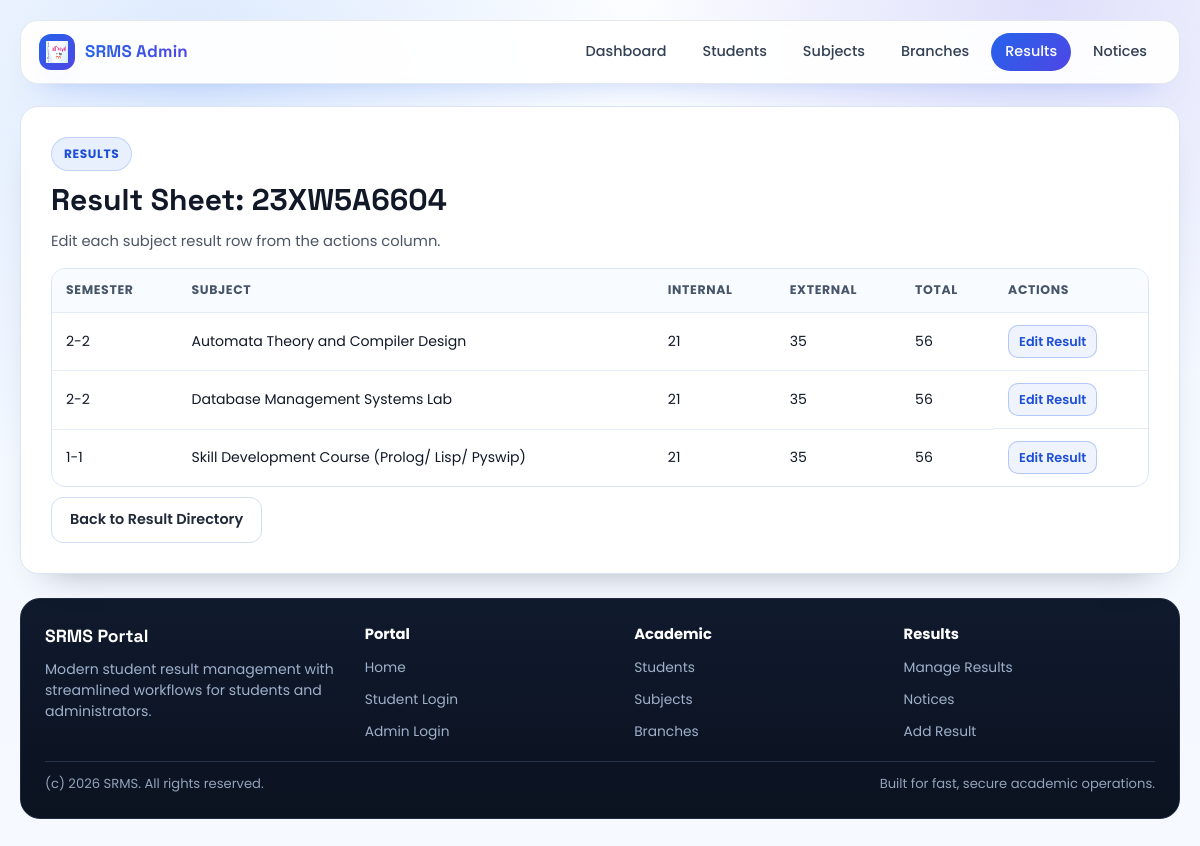
The app's page /result/5/view/ with its own data.
### result/models.py (models this page shows, shortened)
class Student(models.Model):
    HallTicketNo=models.CharField(max_length=225,unique=True)
    name=models.CharField(max_length=225)
    dob=models.DateField(("Date"))
    age=models.IntegerField()
    address=models.TextField(max_length=225)
    branchName=models.ForeignKey("Branches",on_delete=models.CASCADE,default=2)

class Results(models.Model):
    HallTicketNo=models.ForeignKey("Student",on_delete=models.CASCADE,null=True,related_name='results')
    sem=models.CharField(max_length=225,choices=sems,default="I-I")
    branch=models.ForeignKey("Branches",on_delete=models.CASCADE)
    subjectCode=models.ForeignKey("Subjects",on_delete=models.CASCADE,null=True)
    internal=models.IntegerField(default=21)
    external=models.IntegerField(default=35)
    @property
    def total(self):
        if self.internal is not None and self.external is not None:
            return self.internal + self.external
    postingDate=models.DateField(default=date.today)

class Subjects(models.Model):
    subjectName=models.CharField(max_length=225)
    subjectCode=models.IntegerField()
    creationDate=models.DateField(default=date.today)
    def __str__(self):
        return self.subjectName

### result/views.py (the view)
# urls.py: path('result/<int:student_id>/view/',views.rs_view,name="result_update"),
def rs_view(request,student_id):
    if request.method == 'GET':
        print(student_id,)
        if student_id:
            student = get_object_or_404(Student, id=student_id)
            results = Results.objects.filter(HallTicketNo_id=student.id)
            context = {
                'student': student,
                'results': results
            }
            return render(request, 'rs.html', context)
        else:
            return HttpResponseBadRequest('Missing student_id parameter')
    else:
        return HttpResponseBadRequest('GET method required')
    return render(request,"rs.html")

### result/templates/rs.html (shortened to what this page needs)
{% load static %}
<!DOCTYPE html>
<html lang="en">
<head>
    <link rel="stylesheet" href="{% static 'modern_ui.css' %}">
</head>
<body>
<div class="page-shell">
    <div class="container">
        <header class="site-header">
            <div class="site-header-inner">
                <a class="brand" href="{% url 'base' %}">
                    <span class="brand-mark"><img src="{% static 'jntuh_logo.png' %}" alt="SRMS"></span>
                    <span>SRMS Admin</span>
                </a>
                <nav class="nav-links" aria-label="Admin Navigation">
                    <a class="nav-link" href="{% url 'admin_page' %}">Dashboard</a>
                    <a class="nav-link" href="{% url 'display_students' %}">Students</a>
                    <a class="nav-link" href="{% url 'manage_subjects' %}">Subjects</a>
                    <a class="nav-link" href="{% url 'manage_branches' %}">Branches</a>
                    <a class="nav-link active" href="{% url 'manage_results' %}">Results</a>
                    <a class="nav-link" href="{% url 'manage_notices' %}">Notices</a>
                </nav>
            </div>
        </header>
        <main class="main-stack">
            <section class="panel">
                <span class="badge">Results</span>
                <h2>Result Sheet: {{ student.HallTicketNo }}</h2>
                <p class="panel-subtitle">Edit each subject result row from the actions column.</p>
                <div class="table-wrap">
                    <table class="data-table">
                        <thead>
                            <tr>
                                <th>Semester</th>
                                <th>Subject</th>
                                <th>Internal</th>
                                <th>External</th>
                                <th>Total</th>
                                <th>Actions</th>
                            </tr>
                        </thead>
                        <tbody>
                            {% for item in results %}
                            <tr>
                                <td>{{ item.sem }}</td>
                                <td>{{ item.subjectCode }}</td>
                                <td>{{ item.internal }}</td>
                                <td>{{ item.external }}</td>
                                <td>{{ item.total }}</td>
                                <td class="mini-actions">
                                    <a class="inline-link" href="{% url 'result_update2' student.id item.id %}">Edit Result</a>
                                </td>
                            </tr>
                            {% empty %}
                            <tr>
                                <td colspan="6" class="empty-state">No results found for this student.</td>
                            </tr>
                            {% endfor %}
                        </tbody>
                    </table>
                </div>
                <div class="form-actions">
                    <a class="btn btn-secondary" href="{% url 'manage_results' %}">Back to Result Directory</a>
                </div>
            </section>
        </main>
        {% include "partials/site_footer.html" %}
    </div>
</div>
</body>
</html>

### result/static/modern_ui.css (style rules this page uses)
:root { --bg: #f6f9ff; --surface: #ffffff; --surface-soft: #f8fbff; --text: #111827; --muted: #4b5563; --line: #dbe5f5; --blue-500: #2563eb; --blue-600: #1d4ed8; --indigo-500: #4f46e5; --dark-950: #0b1220; --dark-900: #101a2d; --shadow-soft: 0 20px 36px -28px rgba(15, 23, 42, 0.45); --shadow-blue: 0 22px 44px -28px rgba(37, 99, 235, 0.6); }
* { box-sizing: border-box; }
html, body { margin: 0; padding: 0; }
body { min-height: 100vh; color: var(--text); font-family: "Poppins", "Segoe UI", sans-serif; line-height: 1.5; background: radial-gradient(circle at 16% 8%, rgba(59, 130, 246, 0.16), transparent 34%), radial-gradient(circle at 87% 0%, rgba(79, 70, 229, 0.16), transparent 30%), linear-gradient(180deg, #fbfdff 0%, #f3f8ff 46%, #f6f9ff 100%); }
a { color: inherit; text-decoration: none; }
.page-shell { padding: 20px 16px 30px; }
.container { width: min(1160px, 100%); margin: 0 auto; }
.site-header { position: sticky; top: 10px; z-index: 40; border: 1px solid rgba(148, 163, 184, 0.24); border-radius: 18px; background: rgba(255, 255, 255, 0.93); backdrop-filter: blur(8px); box-shadow: 0 16px 30px -24px rgba(37, 99, 235, 0.5); }
.site-header-inner { display: flex; align-items: center; justify-content: space-between; gap: 14px; padding: 12px 18px; }
.brand { display: inline-flex; align-items: center; gap: 10px; font-family: "Space Grotesk", "Poppins", sans-serif; font-size: 1.06rem; font-weight: 700; letter-spacing: 0.01em; }
.brand-mark { width: 36px; height: 36px; border-radius: 12px; display: inline-flex; align-items: center; justify-content: center; background: linear-gradient(135deg, var(--blue-500), var(--indigo-500)); box-shadow: 0 14px 22px -16px rgba(79, 70, 229, 0.8); }
.brand-mark img { width: 22px; height: 22px; }
.brand span:last-child { background: linear-gradient(90deg, var(--blue-500), var(--indigo-500)); -webkit-background-clip: text; background-clip: text; color: transparent; }
.nav-links { display: flex; align-items: center; justify-content: center; flex-wrap: wrap; gap: 8px; }
.nav-link { display: inline-flex; align-items: center; justify-content: center; border-radius: 999px; padding: 8px 14px; color: #334155; font-size: 0.9rem; font-weight: 500; transition: color 0.18s ease, background-color 0.18s ease; }
.nav-link.active { color: #ffffff; background: linear-gradient(135deg, var(--blue-500), var(--indigo-500)); }
.main-stack { margin-top: 22px; display: grid; gap: 18px; }
.badge { display: inline-flex; align-items: center; border-radius: 999px; border: 1px solid rgba(37, 99, 235, 0.2); background: rgba(37, 99, 235, 0.1); color: var(--blue-600); font-size: 0.76rem; font-weight: 700; letter-spacing: 0.05em; text-transform: uppercase; padding: 7px 12px; }
.btn { display: inline-flex; align-items: center; justify-content: center; border-radius: 12px; border: 1px solid transparent; padding: 11px 18px; font-size: 0.9rem; font-weight: 600; transition: transform 0.16s ease, box-shadow 0.16s ease, background-color 0.16s ease; }
.btn-secondary { border-color: #d2ddf3; background: #ffffff; color: #1f2937; }
.info-card h3, .panel h2, .action-tile h3 { margin: 0; font-family: "Space Grotesk", "Poppins", sans-serif; }
.info-card p, .info-card li, .panel-subtitle, .action-tile p { color: var(--muted); }
.panel { border-radius: 18px; border: 1px solid var(--line); background: var(--surface); box-shadow: var(--shadow-soft); padding: clamp(20px, 3vw, 30px); }
.panel h2 { margin-top: 6px; font-size: clamp(1.34rem, 2.5vw, 1.88rem); }
.panel-subtitle { margin-top: 8px; font-size: 0.92rem; }
.form-actions { margin-top: 10px; display: flex; flex-wrap: wrap; gap: 10px; }
.table-wrap { margin-top: 16px; width: 100%; overflow-x: auto; border: 1px solid var(--line); border-radius: 14px; background: #ffffff; }
.data-table { width: 100%; min-width: 680px; border-collapse: collapse; }
.data-table th, .data-table td { padding: 12px 14px; border-bottom: 1px solid #e5ecf8; text-align: left; font-size: 0.88rem; }
.data-table th { background: #f8fbff; color: #475569; font-size: 0.78rem; text-transform: uppercase; letter-spacing: 0.05em; }
.data-table tbody tr:last-child td { border-bottom: none; }
.mini-actions { display: flex; flex-wrap: wrap; gap: 8px; }
.inline-link { display: inline-flex; align-items: center; justify-content: center; border-radius: 10px; border: 1px solid rgba(37, 99, 235, 0.3); background: rgba(37, 99, 235, 0.08); color: var(--blue-600); font-size: 0.8rem; font-weight: 600; padding: 6px 10px; }

### records on screen
Student: HallTicketNo "23XW5A6604"
Results: sem "2-2", subjectCode "Automata Theory and Compiler Design", internal "21", external "35", total "56"
Results: sem "2-2", subjectCode "Database Management Systems Lab", internal "21", external "35", total "56"
Results: sem "1-1", subjectCode "Skill Development Course (Prolog/ Lisp/ Pyswip)", internal "21", external "35", total "56"
